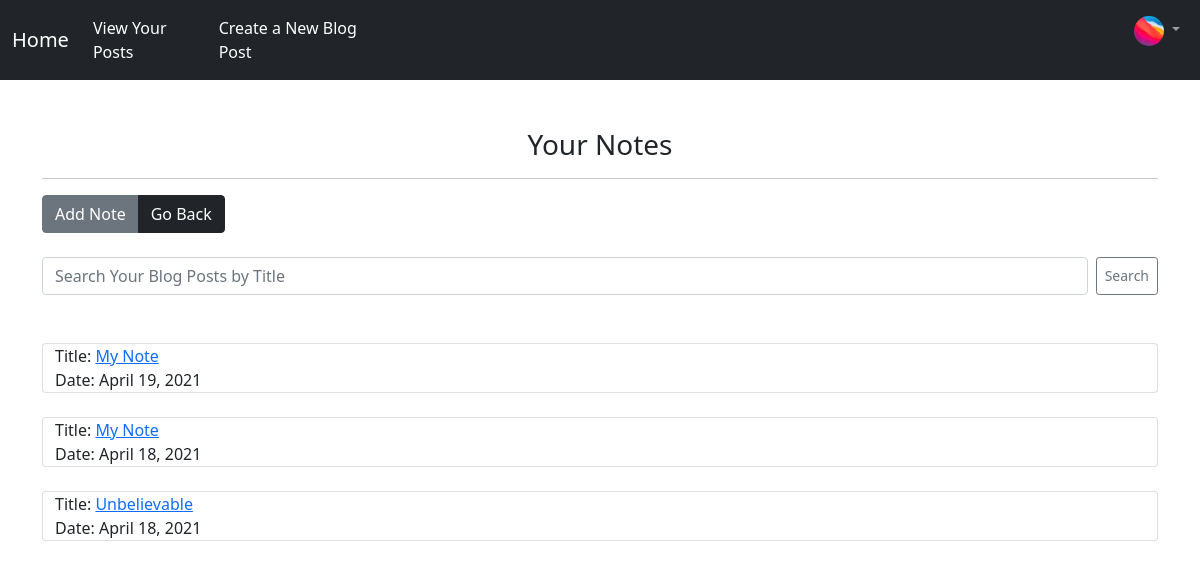
Screenshot of /list/notes/ (signed in) with the database file from the repository.
### yapp/models.py (models this page shows, shortened)
class Profile(models.Model):
    user = models.OneToOneField(User, on_delete=models.CASCADE, null=True, blank=True)
    pic = models.ImageField(null=True, blank=True, upload_to='images/profile/')
    website_url = models.URLField(null=True, blank=True)
    twitter_url = models.URLField(null=True, blank=True)
    instagram_url = models.URLField(null=True, blank=True)
    facebook_url = models.URLField(null=True, blank=True)
    body = RichTextField(null=True, blank=True)

class Note(models.Model):
    user = models.ForeignKey(User, on_delete=models.CASCADE, null=True, blank=True)
    date = models.DateField(auto_now_add=True)
    title = models.CharField(max_length=250)
    body = RichTextField()

### yapp/views.py (the view)
# urls.py: path('list/notes/', NoteUserList.as_view(), name='note_list'),
class NoteUserList(LoginRequiredMixin, ListView):
    model = Note
    template_name = 'yapp/notes/list.html'
    ordering = ['-id']

### yapp/templates/yapp/notes/list.html (shortened to what this page needs)
{% extends 'base.html' %}
{% block content %}
<h3><center>Your Notes</center></h3><hr>
<div class="btn-group" role="group" aria-label="Basic example">
<a href="{% url 'note_create' %}" class="btn btn-secondary">Add Note</a><a href="{% url 'index' %}" class="btn btn-dark">Go Back</a></div><br><br>
<form class="d-flex" method="POST" action="{% url 'note_search' %}">
    <input class="form-control me-2" type="search" placeholder="Search Your Blog Posts by Title" aria-label="Search" name="searched">
    <button class="btn btn-sm btn-outline-secondary" type="submit">Search</button>
  </form><br><br>
{% for note in object_list %}
{% if note.user.id == request.user.id %}
<div class="card"><div class="container">
Title: <a href="{% url 'note_detail' note.id %}">{{ note.title }}</a><br> Date: {{ note.date }}<br>
</div></div><br>
{% endif %}
{% endfor %}
{% endblock %}

### yapp/templates/base.html (shortened to what this page needs)
{% load static %}
<!doctype html>
<html lang="en">
  <head>
    <link href="https://cdn.jsdelivr.net/npm/bootstrap@5.0.0-beta3/dist/css/bootstrap.min.css" rel="stylesheet">
  </head>
  <body>
        <nav class="navbar navbar-expand-lg navbar-dark bg-dark">
            <div class="container-fluid">
              <a class="navbar-brand" href="{% url 'index' %}">Home</a>
              <div class="collapse navbar-collapse" id="navbarSupportedContent">
                <ul class="navbar-nav me-auto mb-2 mb-lg-0">
                  {% if user.is_authenticated %}
                  <li class="nav-item">
                    <a class="nav-link active" aria-current="page" href="{% url 'user' %}">View Your Posts</a>
                  </li>
                  <li class="nav-item">
                    <a class="nav-link active" aria-current="page" href="{% url 'create' %}">Create a New Blog Post</a>
                  </li>
                <ul><ul><ul><ul><ul><ul><ul><ul><ul><ul><ul><ul><ul><ul><ul><ul><ul><ul><ul><ul><ul><ul><ul>
                  <li class="nav-item dropdown">
                    <a class="nav-link dropdown-toggle" href="#" id="navbarDropdown" role="button" data-bs-toggle="dropdown" aria-expanded="false">
                      {% if request.user.profile.pic %}<img src="{{request.user.profile.pic.url}}" height="30" width="30" class="rounded-circle">
                      {% else %} <img src="{% static 'yapp\images\user_profile_default_2.png' %}" height="30" width="30" class="rounded-circle">{% endif %}
                    </a>
                  </li>
                  {% endif %}
              </div>
            </div>
          </nav>
          <div class="container">
        <br><br>
    {% block content %}
    {% endblock %}
    </div>
  </body>
</html>

### rows the page displays
Note: title "My Note", date "April 19, 2021"
Note: title "My Note", date "April 18, 2021"
Note: title "Unbelievable", date "April 18, 2021"
